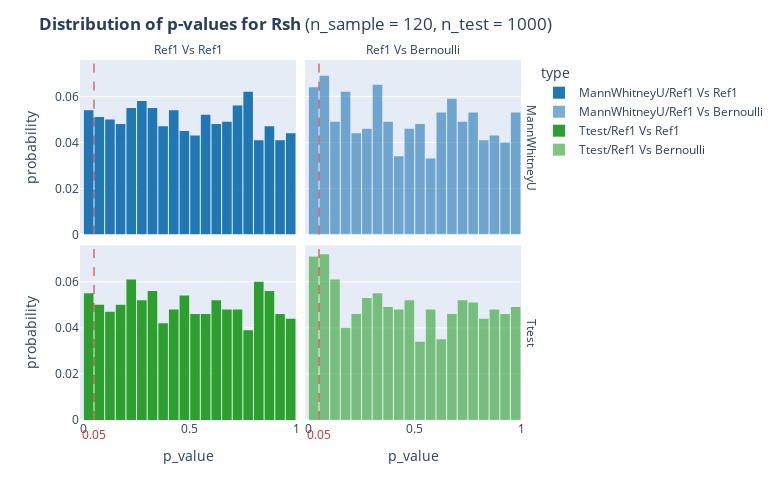

Notebook cell for this chart:
### Markdown cell above
## Rsh

### Code cell
calculate_p_values(n_sample=120, n_test=1000, cate_interest='Rsh', Halternative = 'two-sided')

### Figure 1 — Plotly figure (JSON) as saved in the notebook; plotly's stock layout.template omitted (floating-point values rounded to 4 significant figures; data arrays with more than 128 entries replaced by an {"elided": "..."} marker saying what was removed)
{"data": [{"alignmentgroup": "True", "bingroup": "x", "histnorm": "probability", "hovertemplate": "type=MannWhitneyU/Ref1 Vs Ref1<br>test=MannWhitneyU<br>category=Ref1 Vs Ref1<br>p_value=%{x}<br>probability=%{y}<extra></extra>", "legendgroup": "MannWhitneyU/Ref1 Vs Ref1", "marker": {"color": "rgb(31, 119, 180)", "pattern": {"shape": ""}}, "name": "MannWhitneyU/Ref1 Vs Ref1", "offsetgroup": "MannWhitneyU/Ref1 Vs Ref1", "orientation": "v", "showlegend": true, "type": "histogram", "x": {"elided": "1000 float values"}, "xaxis": "x3", "xbins": {"size": 0.05, "start": 0}, "yaxis": "y3"}, {"alignmentgroup": "True", "bingroup": "x", "histnorm": "probability", "hovertemplate": "type=MannWhitneyU/Ref1 Vs Bernoulli<br>test=MannWhitneyU<br>category=Ref1 Vs Bernoulli<br>p_value=%{x}<br>probability=%{y}<extra></extra>", "legendgroup": "MannWhitneyU/Ref1 Vs Bernoulli", "marker": {"color": "rgba(31, 119, 180, 0.6)", "pattern": {"shape": ""}}, "name": "MannWhitneyU/Ref1 Vs Bernoulli", "offsetgroup": "MannWhitneyU/Ref1 Vs Bernoulli", "orientation": "v", "showlegend": true, "type": "histogram", "x": {"elided": "1000 float values"}, "xaxis": "x4", "xbins": {"size": 0.05, "start": 0}, "yaxis": "y4"}, {"alignmentgroup": "True", "bingroup": "x", "histnorm": "probability", "hovertemplate": "type=Ttest/Ref1 Vs Ref1<br>test=Ttest<br>category=Ref1 Vs Ref1<br>p_value=%{x}<br>probability=%{y}<extra></extra>", "legendgroup": "Ttest/Ref1 Vs Ref1", "marker": {"color": "rgb(44, 160, 44)", "pattern": {"shape": ""}}, "name": "Ttest/Ref1 Vs Ref1", "offsetgroup": "Ttest/Ref1 Vs Ref1", "orientation": "v", "showlegend": true, "type": "histogram", "x": {"elided": "1000 float values"}, "xaxis": "x", "xbins": {"size": 0.05, "start": 0}, "yaxis": "y"}, {"alignmentgroup": "True", "bingroup": "x", "histnorm": "probability", "hovertemplate": "type=Ttest/Ref1 Vs Bernoulli<br>test=Ttest<br>category=Ref1 Vs Bernoulli<br>p_value=%{x}<br>probability=%{y}<extra></extra>", "legendgroup": "Ttest/Ref1 Vs Bernoulli", "marker": {"color": "rgba(44, 160, 44, 0.6)", "pattern": {"shape": ""}}, "name": "Ttest/Ref1 Vs Bernoulli", "offsetgroup": "Ttest/Ref1 Vs Bernoulli", "orientation": "v", "showlegend": true, "type": "histogram", "x": {"elided": "1000 float values"}, "xaxis": "x2", "xbins": {"size": 0.05, "start": 0}, "yaxis": "y2"}], "layout": {"annotations": [{"showarrow": false, "text": "Ref1 Vs Ref1", "x": 0.24, "xanchor": "center", "xref": "paper", "y": 1, "yanchor": "bottom", "yref": "paper"}, {"showarrow": false, "text": "Ref1 Vs Bernoulli", "x": 0.74, "xanchor": "center", "xref": "paper", "y": 1, "yanchor": "bottom", "yref": "paper"}, {"showarrow": false, "text": "Ttest", "textangle": 90, "x": 0.98, "xanchor": "left", "xref": "paper", "y": 0.2425, "yanchor": "middle", "yref": "paper"}, {"showarrow": false, "text": "MannWhitneyU", "textangle": 90, "x": 0.98, "xanchor": "left", "xref": "paper", "y": 0.7575, "yanchor": "middle", "yref": "paper"}, {"font": {"color": "rgb(214, 39, 40)", "size": 12}, "showarrow": false, "text": "0.05", "x": 0.05, "xref": "x", "y": -0.07, "yref": "paper"}, {"font": {"color": "rgb(214, 39, 40)", "size": 12}, "showarrow": false, "text": "0.05", "x": 0.05, "xref": "x2", "y": -0.07, "yref": "paper"}], "bargap": 0.1, "barmode": "relative", "height": 500, "legend": {"title": {"text": "type"}, "tracegroupgap": 0}, "margin": {"t": 60}, "shapes": [{"line": {"color": "rgb(214, 39, 40)", "dash": "dash", "width": 1}, "type": "line", "x0": 0.05, "x1": 0.05, "xref": "x", "y0": 0, "y1": 1, "yref": "y domain"}, {"line": {"color": "rgb(214, 39, 40)", "dash": "dash", "width": 1}, "type": "line", "x0": 0.05, "x1": 0.05, "xref": "x2", "y0": 0, "y1": 1, "yref": "y2 domain"}, {"line": {"color": "rgb(214, 39, 40)", "dash": "dash", "width": 1}, "type": "line", "x0": 0.05, "x1": 0.05, "xref": "x3", "y0": 0, "y1": 1, "yref": "y3 domain"}, {"line": {"color": "rgb(214, 39, 40)", "dash": "dash", "width": 1}, "type": "line", "x0": 0.05, "x1": 0.05, "xref": "x4", "y0": 0, "y1": 1, "yref": "y4 domain"}], "title": {"text": "<b>Distribution of p-values for Rsh</b> (n_sample = 120, n_test = 1000)"}, "width": 780, "xaxis": {"anchor": "y", "domain": [0, 0.48], "title": {"text": "p_value"}}, "xaxis2": {"anchor": "y2", "domain": [0.5, 0.98], "matches": "x", "title": {"text": "p_value"}}, "xaxis3": {"anchor": "y3", "domain": [0, 0.48], "matches": "x", "showticklabels": false}, "xaxis4": {"anchor": "y4", "domain": [0.5, 0.98], "matches": "x", "showticklabels": false}, "yaxis": {"anchor": "x", "domain": [0, 0.485], "title": {"text": "probability"}}, "yaxis2": {"anchor": "x2", "domain": [0, 0.485], "matches": "y", "showticklabels": false}, "yaxis3": {"anchor": "x3", "domain": [0.515, 1], "matches": "y", "title": {"text": "probability"}}, "yaxis4": {"anchor": "x4", "domain": [0.515, 1], "matches": "y", "showticklabels": false}}}
